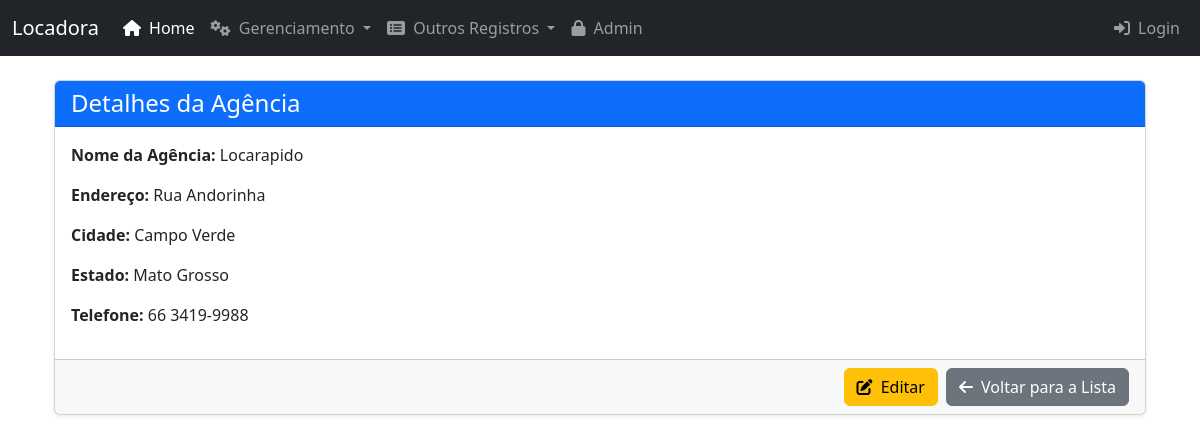
Page /agencias/1/ on the committed database.
### core/models.py (models this page shows, shortened)
class Agencia(models.Model):
    id_agencia = models.AutoField(primary_key=True)
    nome_agencia = models.CharField(max_length=100)
    endereco = models.CharField(max_length=255)
    cidade = models.CharField(max_length=100)
    estado = models.CharField(max_length=50)
    telefone = models.CharField(max_length=20)
    class Meta:
        verbose_name = "Agência"
        verbose_name_plural = "Agências"

### core/views.py (the view)
# urls.py: path('agencias/<int:pk>/', views.detalhes_agencia, name='detalhes_agencia'),
def detalhes_agencia(request, pk):
    agencia = get_object_or_404(Agencia, pk=pk)
    return render(request, 'core/detalhes_agencia.html', {'agencia': agencia})

### core/templates/core/detalhes_agencia.html (shortened to what this page needs)
{% extends 'base.html' %}
{% block content %}
    <div class="card shadow-sm">
        <div class="card-header bg-primary text-white">
            <h1 class="h4 mb-0">Detalhes da Agência</h1>
        </div>
        <div class="card-body">
            <p><strong>Nome da Agência:</strong> {{ agencia.nome_agencia }}</p>
            <p><strong>Endereço:</strong> {{ agencia.endereco }}</p>
            <p><strong>Cidade:</strong> {{ agencia.cidade }}</p>
            <p><strong>Estado:</strong> {{ agencia.estado }}</p>
            <p><strong>Telefone:</strong> {{ agencia.telefone }}</p>
        </div>
        <div class="card-footer d-flex justify-content-end">
            <a href="{% url 'editar_agencia' pk=agencia.pk %}" class="btn btn-warning me-2">
                <i class="fas fa-edit me-1"></i> Editar
            </a>
            <a href="{% url 'lista_agencias' %}" class="btn btn-secondary">
                <i class="fas fa-arrow-left me-1"></i> Voltar para a Lista
            </a>
        </div>
    </div>
{% endblock %}

### rows in the picture
Agencia: nome_agencia "Locarapido", endereco "Rua Andorinha", cidade "Campo Verde", estado "Mato Grosso", telefone "66 3419-9988"
